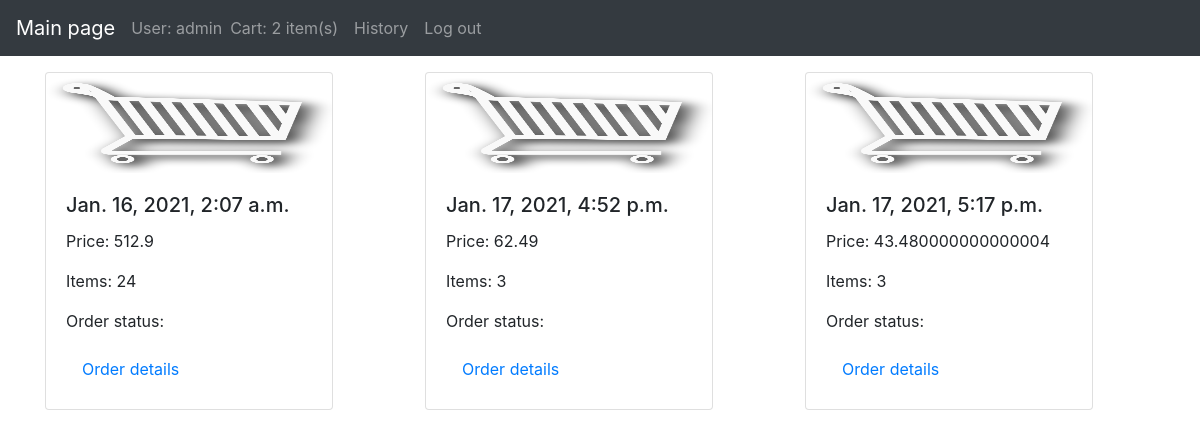
/history/ (signed in), run on an earlier commit of the app's database.
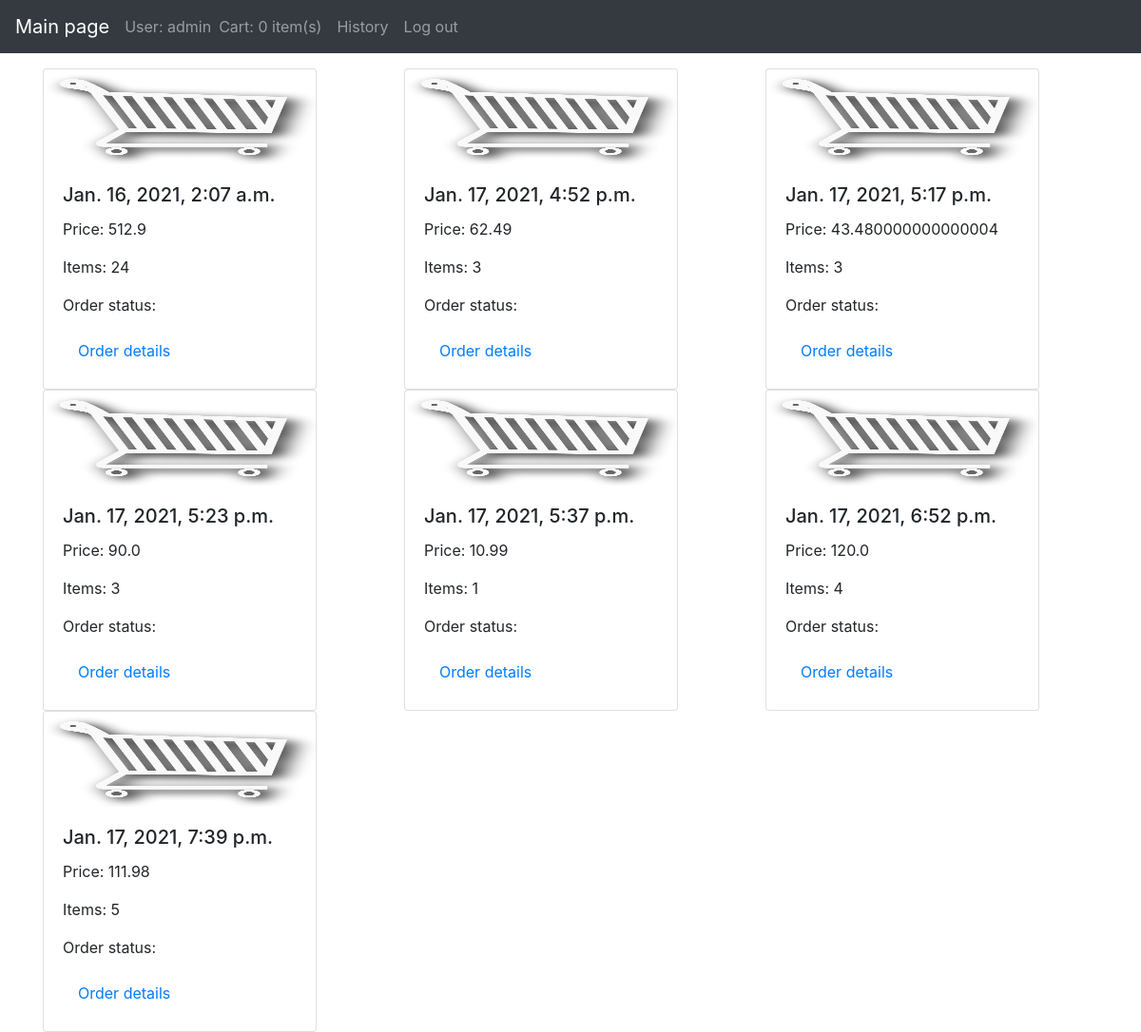
And on a later commit of the database.
### store/models.py (models this page shows, shortened)
class Order(models.Model):
    customer = models.ForeignKey(Customer, on_delete=models.SET_NULL, null=True, blank=True)
    date_ordered = models.DateTimeField(auto_now_add=True)
    complete = models.BooleanField(default=False)
    status = models.CharField(max_length=200, default="")
    @property
    def get_cart_total(self):
        orderitems = self.orderitem_set.all()
        total = sum([item.get_total for item in orderitems])
        return total
    @property
    def get_cart_items(self):
        orderitems = self.orderitem_set.all()
        total = sum([item.quantity for item in orderitems])
        return total

class OrderItem(models.Model):
    product = models.ForeignKey(Product, on_delete=models.SET_NULL, null=True)
    order = models.ForeignKey(Order, on_delete=models.SET_NULL, null=True)
    quantity = models.IntegerField(default=0, null=True, blank=True)
    @property
    def get_total(self):
        total = self.product.price * self.quantity
        return total

class Product(models.Model):
    name = models.CharField(max_length=200)
    price = models.FloatField()
    image = models.ImageField(null=True, blank=True)
    instock = models.IntegerField(default=100)

### store/views.py (the view)
# urls.py: path('history/', views.history, name="history"),
def history(request):
    customer = request.user.customer
    orders = Order.objects.filter(customer = customer,complete = True)
    data = prepareCartData(request)
    cartItems = data['cartItems']
    return render(request, 'history.html', {"orders":orders,'cartItems': cartItems})

### store/data.py (called while the page is built)
def prepareCartData(request):
    customer=request.user.customer
    if Order.objects.filter(customer=customer, complete= False).exists():
        order = Order.objects.get(customer=customer, complete= False)
    else:
        order = Order.objects.create(customer= customer,complete= False)
    cartItems= order.get_cart_items
    items = order.orderitem_set.all()
    return {'cartItems': cartItems, 'order': order, 'items': items}

### templates/history.html
{% extends 'main.html' %}
{% load static %}
{% block content %}
	<div class="row">
		{% for order in orders %}
		    <div class="col-sm-4">
                <div class="card" style="width: 18rem;">
                <img class="card-img-top" src="{% static 'pictures/cart.png' %}" alt="Card image cap" width="100" height="100">
                    <div class="card-body">
                    <h5 class="card-title"> {{order.date_ordered}}</h5>
                    <p class="card-text">Price: {{order.get_cart_total}} </p>
                        <p class="card-text">Items: {{order.get_cart_items}} </p>
                        <p class="card-text">Order status: {{order.status}} </p>
                    <a class="nav-link" href="{% url 'detail' order_id=order.id %}">Order details </a>
                    </div>
                </div>
            </div>
		{% endfor %}
	</div>
{% endblock content %}

### templates/main.html (shortened to what this page needs)
<!DOCTYPE html>
{% load static %}
<html>
<head>
	<link rel="stylesheet" href="https://stackpath.bootstrapcdn.com/bootstrap/4.4.1/css/bootstrap.min.css">
</head>
<body>
    <nav class="navbar navbar-expand-sm bg-dark navbar-dark fixed-top">
  <a class="navbar-brand" href="{% url 'store' %}">Main page</a>
         <span class="navbar-text">
    User: {{ request.user }}
  </span>
  <ul class="navbar-nav">
    <li class="nav-item">
      <a class="nav-link" href="{% url 'cart' %}">Cart: {{ cartItems }} item(s)</a>
    </li>
      <li class="nav-item">
      <a class="nav-link" href="{% url 'history' %}">History</a>
    </li>
    <li class="nav-item">
      <a class="nav-link" href="{% url 'logout' %}">Log out</a>
    </li>
  </ul>
</nav>
     <div class="container ">
         <br>
     <br>
     <br>
            {% block content %}
            {% endblock content %}
     </div>
</body>
</html>

What changed in the data, as far as the page shows it:
now on this page (row edited): Order: date_ordered "Jan. 17, 2021, 5:23 p.m.", get_cart_total "90.0", get_cart_items "3"
added Order: date_ordered "Jan. 17, 2021, 5:37 p.m.", get_cart_total "10.99", get_cart_items "1"
added Order: date_ordered "Jan. 17, 2021, 6:52 p.m.", get_cart_total "120.0", get_cart_items "4"
added Order: date_ordered "Jan. 17, 2021, 7:39 p.m.", get_cart_total "111.98", get_cart_items "5"
Also different on the page:
{{ cartItems }}: "2" → "0"
